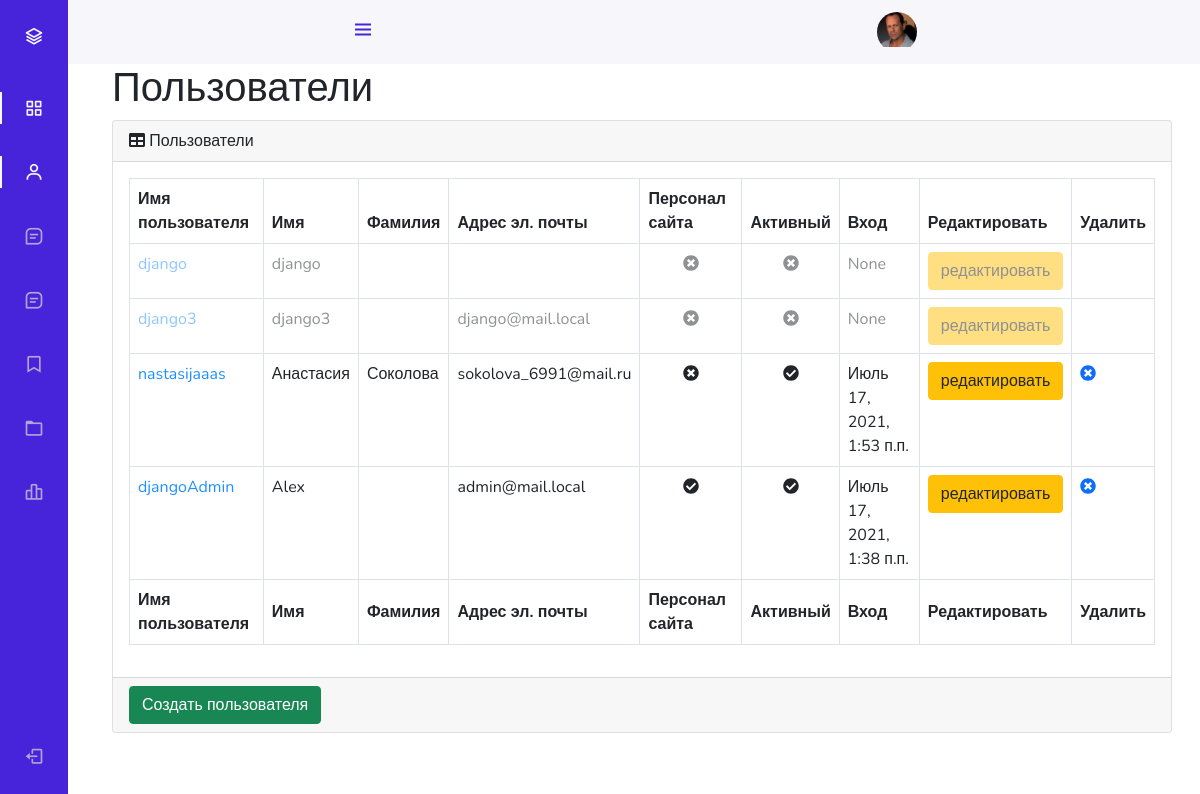
The app's page /admin_staff/users/read/ (signed in), older data.
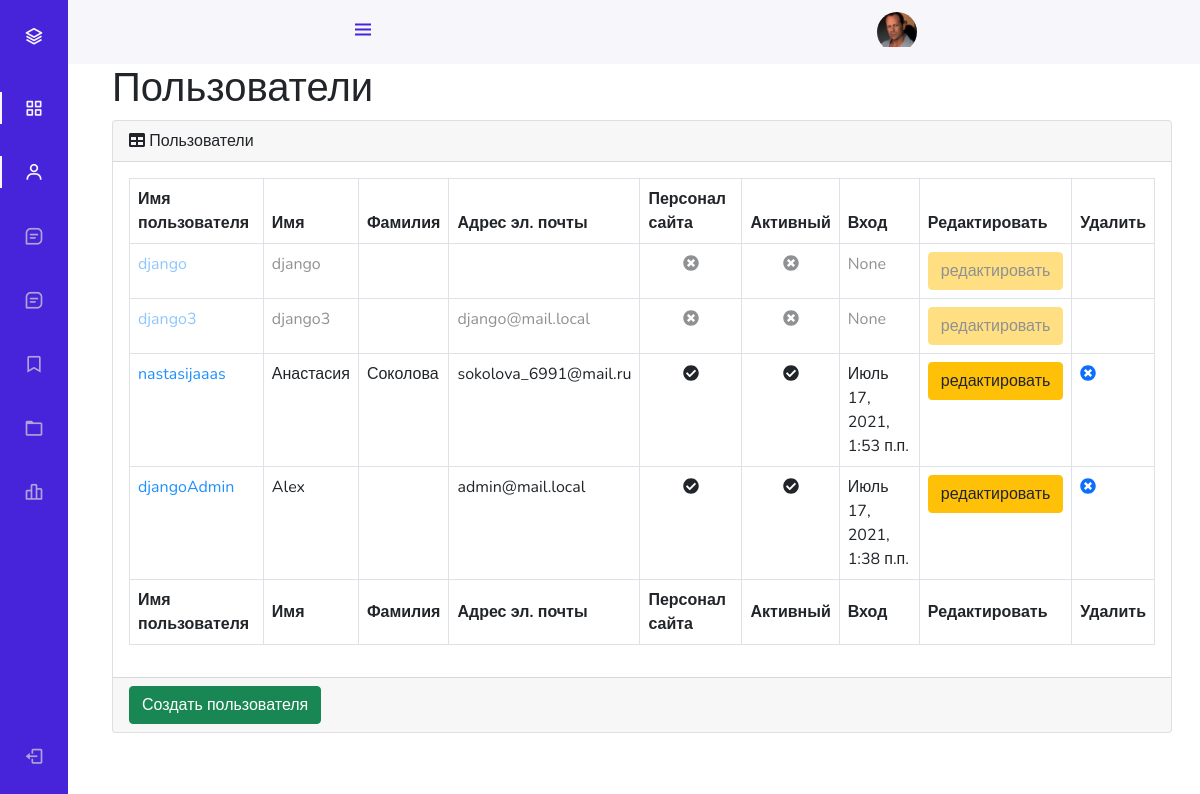
The same page, newer data.
### authapp/models.py (models this page shows, shortened)
class ShopUser(AbstractUser):
    avatar = models.ImageField(
        upload_to='user_avatars',
        blank=True
    )
    age = models.PositiveIntegerField(
        verbose_name='возраст',
        default=18
    )
    REQUIRED_FIELDS = AbstractUser.REQUIRED_FIELDS + ['age']
    activation_key = models.CharField(
        max_length=128,
        blank=True
    )
    activation_key_created = models.DateTimeField(
        auto_now_add=True,
        blank=True,
        null=True,
    )

### adminapp/views.py (the view)
# urls.py: path('users/read/', adminapp.UsersListView.as_view(), name='users'),
class UsersListView(ListView):
    model = ShopUser
    template_name = 'users/users.html'
    context_object_name = 'objects'
    @method_decorator(user_passes_test(lambda u: u.is_superuser))
    def dispatch(self, *args, **kwargs):
        return super().dispatch(*args, **kwargs)
    def get_context_data(self, **kwargs):
        context = super().get_context_data(**kwargs)
        context['title'] = 'админка/пользователи'
        return context

### mainapp/context_processors.py (called while the page is built)
def basket(request):
    basket_list = []
    if request.user.is_authenticated:
        basket_list = Basket.objects.filter(user=request.user)
    return {
        'basket': basket_list
    }

### adminapp/templates/users/users.html (shortened to what the changed rows need)
{% extends 'admin_base.html' %}
{% load static %}
{% block content %}
    <main>
        <div class="container-fluid">
            <h1 class="mt-4">Пользователи</h1>
            <div class="card mb-4">
                <div class="card-body">
                    <div class="table-responsive">
                        <table class="table table-bordered" id="dataTable" width="100%" cellspacing="0">
                            <thead>
                            <tr>
                                <th>Имя пользователя</th>
                                <th>Имя</th>
                                <th>Фамилия</th>
                                <th>Адрес эл. почты</th>
                                <th>Персонал сайта</th>
                                <th>Активный</th>
                                <th>Вход</th>
                                <th>Редактировать</th>
                                <th>Удалить</th>
                            </tr>
                            </thead>
                            <tfoot>
                            <tr>
                                <th>Имя пользователя</th>
                                <th>Имя</th>
                                <th>Фамилия</th>
                                <th>Адрес эл. почты</th>
                                <th>Персонал сайта</th>
                                <th>Активный</th>
                                <th>Вход</th>
                                <th>Редактировать</th>
                                <th>Удалить</th>
                            </tr>
                            </tfoot>
                            <tbody>
                            {% for user in objects %}
                                <tr {% if not user.is_active %} style="opacity: 0.5;" {% endif %}>
                                    <td><a href="{% url 'adminapp:user_update' user.id %}"
                                           style="color: dodgerblue">{{ user.username }}
                                        </a>
                                    </td>
                                    <td>{{ user.first_name }}</td>
                                    <td>{{ user.last_name }}</td>
                                    <td>{{ user.email }}</td>
                                    <td class="text-center">
                                        {% if user.is_staff %}
                                            <i class="fa fa-check-circle"></i>
                                        {% else %}
                                            <i class="fa fa-times-circle"></i>
                                        {% endif %}
                                    </td>
                                    <td class="text-center">
                                        {% if user.is_active %}
                                            <i class="fa fa-check-circle"></i>
                                        {% else %}
                                            <i class="fa fa-times-circle"></i>
                                        {% endif %}
                                    </td>
                                    <td>{{ user.last_login }}</td>
                                    <td>
                                        <button class="btn btn-warning">
                                            <a class="text-dark" href={% url 'adminapp:user_update' pk=user.id %}>
                                                редактировать
                                        </button>
                                    </td>
                                    <td>
                                        <a  href="{% url 'adminapp:user_delete' pk=user.id %}">
                                            <i class="fa fa-times-circle"></i>
                                        </a>
                                    </td>
                                </tr>
                            {% endfor %}
                            </tbody>
                        </table>
                    </div>
                </div>
            </div>
        </div>
    </main>
{% endblock %}

Row changes from the older to the newer data that the page shows:
changed ShopUser "nastasijaaas": is_staff False → True (drawn)
